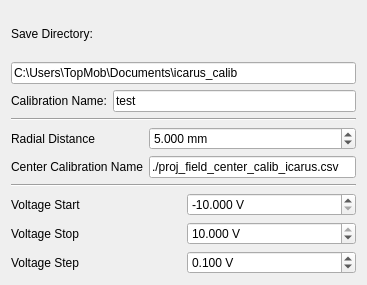
<?xml version="1.0" encoding="UTF-8"?>
<ui version="4.0">
 <class>Form</class>
 <widget class="QWidget" name="Form">
  <property name="geometry">
   <rect>
    <x>0</x>
    <y>0</y>
    <width>367</width>
    <height>285</height>
   </rect>
  </property>
  <property name="windowTitle">
   <string>Form</string>
  </property>
  <layout class="QVBoxLayout" name="verticalLayout">
   <item>
    <layout class="QGridLayout" name="save_params">
     <item row="2" column="1">
      <widget class="QLineEdit" name="calib_name">
       <property name="text">
        <string>test</string>
       </property>
       <property name="placeholderText">
        <string>test</string>
       </property>
      </widget>
     </item>
     <item row="2" column="0">
      <widget class="QLabel" name="label_12">
       <property name="enabled">
        <bool>true</bool>
       </property>
       <property name="text">
        <string>Calibration Name:</string>
       </property>
      </widget>
     </item>
     <item row="1" column="0" colspan="2">
      <widget class="QLineEdit" name="save_dir">
       <property name="text">
        <string>C:\Users\TopMob\Documents\icarus_calib</string>
       </property>
       <property name="placeholderText">
        <string>C:\Users\</string>
       </property>
      </widget>
     </item>
     <item row="0" column="0" colspan="2">
      <widget class="QLabel" name="label_8">
       <property name="text">
        <string>Save Directory:</string>
       </property>
      </widget>
     </item>
    </layout>
   </item>
   <item>
    <widget class="Line" name="line_3">
     <property name="orientation">
      <enum>Qt::Horizontal</enum>
     </property>
    </widget>
   </item>
   <item>
    <layout class="QGridLayout" name="gridLayout">
     <item row="0" column="1">
      <widget class="QDoubleSpinBox" name="radial_dist">
       <property name="suffix">
        <string> mm</string>
       </property>
       <property name="decimals">
        <number>3</number>
       </property>
       <property name="minimum">
        <double>-40.000000000000000</double>
       </property>
       <property name="maximum">
        <double>40.000000000000000</double>
       </property>
       <property name="singleStep">
        <double>0.001000000000000</double>
       </property>
       <property name="value">
        <double>5.000000000000000</double>
       </property>
      </widget>
     </item>
     <item row="0" column="0">
      <widget class="QLabel" name="label_6">
       <property name="text">
        <string>Radial Distance</string>
       </property>
      </widget>
     </item>
     <item row="1" column="0">
      <widget class="QLabel" name="label">
       <property name="text">
        <string>Center Calibration Name</string>
       </property>
      </widget>
     </item>
     <item row="1" column="1">
      <widget class="QLineEdit" name="center_calib_name">
       <property name="text">
        <string>./proj_field_center_calib_icarus.csv</string>
       </property>
      </widget>
     </item>
    </layout>
   </item>
   <item>
    <widget class="Line" name="line_4">
     <property name="orientation">
      <enum>Qt::Horizontal</enum>
     </property>
    </widget>
   </item>
   <item>
    <layout class="QGridLayout" name="gridLayout_2">
     <item row="0" column="0">
      <widget class="QLabel" name="label_3">
       <property name="text">
        <string>Voltage Start</string>
       </property>
      </widget>
     </item>
     <item row="0" column="1">
      <widget class="QDoubleSpinBox" name="voltage_start">
       <property name="suffix">
        <string> V</string>
       </property>
       <property name="decimals">
        <number>3</number>
       </property>
       <property name="minimum">
        <double>-10.000000000000000</double>
       </property>
       <property name="maximum">
        <double>10.000000000000000</double>
       </property>
       <property name="singleStep">
        <double>0.001000000000000</double>
       </property>
       <property name="value">
        <double>-10.000000000000000</double>
       </property>
      </widget>
     </item>
     <item row="1" column="0">
      <widget class="QLabel" name="label_4">
       <property name="text">
        <string>Voltage Stop</string>
       </property>
      </widget>
     </item>
     <item row="1" column="1">
      <widget class="QDoubleSpinBox" name="voltage_stop">
       <property name="suffix">
        <string> V</string>
       </property>
       <property name="decimals">
        <number>3</number>
       </property>
       <property name="minimum">
        <double>-10.000000000000000</double>
       </property>
       <property name="maximum">
        <double>10.000000000000000</double>
       </property>
       <property name="singleStep">
        <double>0.001000000000000</double>
       </property>
       <property name="value">
        <double>10.000000000000000</double>
       </property>
      </widget>
     </item>
     <item row="2" column="1">
      <widget class="QDoubleSpinBox" name="voltage_step">
       <property name="suffix">
        <string> V</string>
       </property>
       <property name="decimals">
        <number>3</number>
       </property>
       <property name="minimum">
        <double>-10.000000000000000</double>
       </property>
       <property name="maximum">
        <double>10.000000000000000</double>
       </property>
       <property name="singleStep">
        <double>0.001000000000000</double>
       </property>
       <property name="value">
        <double>0.100000000000000</double>
       </property>
      </widget>
     </item>
     <item row="2" column="0">
      <widget class="QLabel" name="label_2">
       <property name="text">
        <string>Voltage Step</string>
       </property>
      </widget>
     </item>
    </layout>
   </item>
  </layout>
 </widget>
 <resources/>
 <connections/>
</ui>
